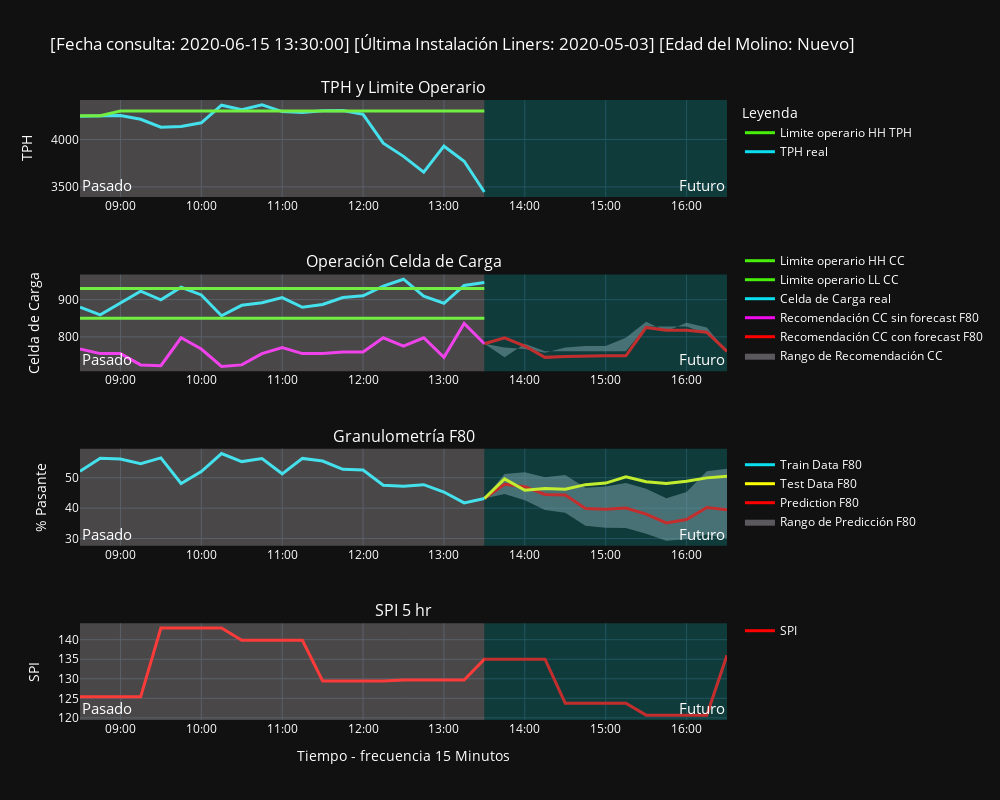

This figure's notebook cell:
### Code cell
generate_visualization(dash)
